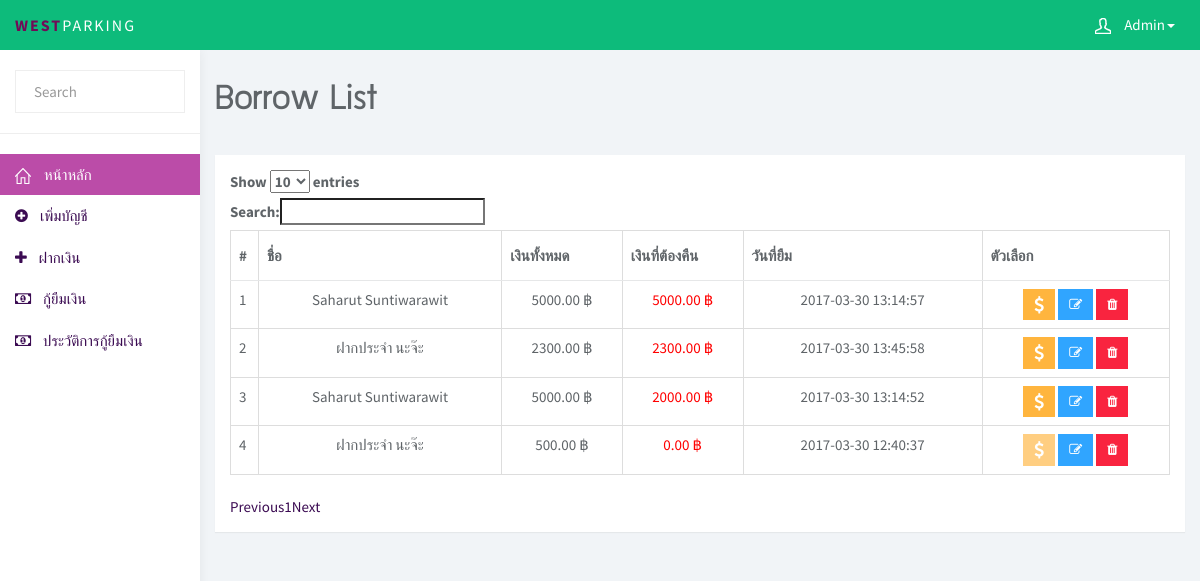
The app's page /borrowList.php (signed in) with its own data.
### tables this page shows
CREATE TABLE `BorrowHistories` (
  `ID` int(11) NOT NULL,
  `Total` decimal(10,2) NOT NULL,
  `MoneyRefund` decimal(10,2) NOT NULL,
  `Date` datetime NOT NULL,
  `UserID` int(11) NOT NULL
);

CREATE TABLE `Users` (
  `ID` int(11) NOT NULL,
  `UserName` varchar(60) NOT NULL,
  `Password` varchar(30) NOT NULL,
  `FirstName` varchar(255) NOT NULL,
  `LastName` varchar(255) NOT NULL,
  `Money` decimal(15,2) NOT NULL,
  `CreateDate` datetime NOT NULL,
  `Type` varchar(10) NOT NULL,
  `AccountTypeID` int(11) NOT NULL
);

### borrowList.php (the view, shortened to what this page needs)
<?php
  require "header.php";
  require "menu.php";
  require("config/connection.php");
  if($_SESSION["Type"]=="Admin"){
?>
<div class="col-sm-9 col-sm-offset-3 col-lg-10 col-lg-offset-2 main">
  <div class="row">
    <div class="col-lg-12">
      <h1 class="page-header">Borrow List</h1>
    </div>
  </div>
  <div class="row">
    <div class="col-md-12">
      <div class="panel panel-default">
            <div class="panel-body">
              <table class="table table-bordered table-hover" id="table1">
                <thead>
                  <tr>
                    <th>#</th>
                    <th>ชื่อ</th>
                    <th>เงินทั้งหมด</th>
                    <th>เงินที่ต้องคืน</th>
                    <th>วันที่ยืม</th>
                    <th>ตัวเลือก</th>
                  </tr>
                </thead>
                <tbody>
                  <?php
                    $sql = "SELECT *, `BorrowHistories`.`ID` AS `BorrowID` FROM `BorrowHistories`,`Users` WHERE `BorrowHistories`.`UserID` = `Users`.`ID` ORDER BY `BorrowHistories`.`MoneyRefund` DESC";
                    $result = $conn->query($sql);
                    $i=1;
                    if($result->num_rows > 0) {
                      while($row = $result->fetch_assoc()){
                  ?>
                        <tr>
                          <td><?= $i ?></td>
                          <td align="center"><?= $row["FirstName"] ." ". $row["LastName"] ?></td>
                          <td align="center"><?= $row["Total"] ?> ฿</td>
                          <td align="center" style="color: red">
                            <?php if($row["MoneyRefund"]<=0){ ?>
                              0.00 ฿
                            <?php
                              }else{
                                echo $row["MoneyRefund"]." ฿";
                            ?>
                            <?php } ?>
                          </td>
                          <td align="center"><?= $row["Date"] ?></td>
                          <td align="center">
                            <?php
                              if($row["MoneyRefund"]<=0){
                            ?>
                                <a href="#" class="btn btn-warning btn-sm" onclick="alert('คืนเงินครบแล้ว');" disabled><i class="fa fa-usd fa-lg" aria-hidden="true"></i></a>
                            <?php
                              }else{
                            ?>
                                <a href="refund.php?id=<?= $row["BorrowID"] ?>&refund=<?= $row["MoneyRefund"] ?>" class="btn btn-warning btn-sm"><i class="fa fa-usd fa-lg" aria-hidden="true"></i></a>
                            <?php
                              }
                            ?>
                            <a href="editBorrow.php?id=<?= $row["BorrowID"] ?>" class="btn btn-primary btn-sm"><i class="fa fa-pencil-square-o" aria-hidden="true"></i></a>
                            <a href="query/deleteBorrowRefund.php?id=<?= $row["BorrowID"] ?>" class="btn btn-danger btn-sm" onClick="return confirm('Do you want to delete?');"><i class="fa fa-trash" aria-hidden="true"></i></a>
                          </td>
                        </tr>
                  <?php
                        $i++;
                      }
                    }
                  ?>
                </tbody>
          </table>
        </div>
      </div>
    </div>
  </div>
</div>
<?php
  }
?>
</body>
</html>

### header.php (shortened to what this page needs)
<!DOCTYPE html>
<html>
<head>
	<link rel="stylesheet" type="text/css" href="assets/css/bootstrap.min.css" rel="stylesheet">
	<link rel="stylesheet" type="text/css" href="assets/css/datepicker3.css" rel="stylesheet">
	<link rel="stylesheet" type="text/css" href="assets/css/styles.css" rel="stylesheet">
	<link rel="stylesheet" type="text/css" href="assets/css/main.css">
	<link rel="stylesheet" type="text/css" href="assets/vandor/font-awesome/css/font-awesome.min.css">
</head>

### menu.php (shortened to what this page needs)
<nav class="navbar navbar-inverse navbar-fixed-top" role="navigation">
	<div class="container-fluid" style="background-color: #0dbb7b;">
		<div class="navbar-header" style="background-color: #0dbb7b;">
			<a class="navbar-brand" href="index.php"><span style="color: #720b57;"><b>West</b></span>Parking</a>
			<ul class="user-menu">
				<li class="dropdown pull-right">
					<?php
						if(isset($_SESSION["Type"])){
					?>
							<a class="dropdown-toggle" data-toggle="dropdown"><svg class="glyph stroked male-user"><use xlink:href="#stroked-male-user"></use></svg> <?= $_SESSION["FirstName"]?><span class="caret"></span></a>
					<?php
						}else {
					?>
							<a href="login.php"><svg class="glyph stroked male-user"><use xlink:href="#stroked-male-user"></use></svg> Login</a>
					<?php
						}
					?>
				</li>
			</ul>
		</div>
	</div>
</nav>
<div id="sidebar-collapse" class="col-sm-3 col-lg-2 sidebar">
	<form role="search">
		<div class="form-group">
			<input type="text" class="form-control" placeholder="Search">
		</div>
	</form>
	<ul class="nav menu">
		<li class="active"><a href="index.php"><svg class="glyph stroked home"><use xlink:href="#stroked-home"/></svg>  หน้าหลัก</a></li>
		<?php
			if(!empty($_SESSION["Type"])){
				if($_SESSION["Type"] == "Admin"){
		?>
					<li><a href="addUser.php"><i class="fa fa-plus-circle" aria-hidden="true"></i> &nbsp;&nbsp; เพิ่มบัญชี</a></li>
					<li><a href="deposit.php"><i class="fa fa-plus" aria-hidden="true"></i> &nbsp;&nbsp; ฝากเงิน</a></li>
					<li><a href="borrow.php"><i class="fa fa-money" aria-hidden="true"></i> &nbsp;&nbsp; กู้ยืมเงิน</a></li>
					<li><a href="borrowList.php"><i class="fa fa-money" aria-hidden="true"></i> &nbsp;&nbsp; ประวัติการกู้ยืมเงิน</a></li>
		<?php
				}else if($_SESSION["Type"] == "User"){
		?>
					<?php
						if($_SESSION["AccountTypeID"]==1){
					?>
							<li><a href="Withdrawal.php"><i class="fa fa-plus" aria-hidden="true"></i> &nbsp;&nbsp; ถอนเงิน</a></li>
					<?php
						}
					?>
					<li><a href="historyList.php"><i class="fa fa-list" aria-hidden="true"></i> &nbsp;&nbsp; ดูประวัติ</a></li>
		<?php
				}
			}
		?>
	</ul>
</div>

### assets/css/styles.css (style rules this page uses)
a, a:hover, a:focus { color: #3b0b52; }
h1, h2, h3, h4, h5, h6 { color: #5f6468; }
h1 { font-weight: 300; font-size: 40px; }
.form-control { border: 1px solid #eee; box-shadow: none; }
.navbar-header .navbar-brand { color: #fff; font-size: 16px; text-transform: uppercase; font-weight: 500; letter-spacing: 2px; }
.navbar-header .navbar-brand span { color: #2f0225; }
.btn-primary, .btn-primary:hover, .btn-primary:focus, .btn-primary:active, .btn-primary.active, .open > .dropdown-toggle.btn-primary, .btn-primary.disabled, .btn-primary[disabled], fieldset[disabled] .btn-primary, .btn-primary.disabled:hover, .btn-primary[disabled]:hover, fieldset[disabled] .btn-primary:hover, .btn-primary.disabled:focus, .btn-primary[disabled]:focus, fieldset[disabled] .btn-primary:focus, .btn-primary.disabled:active, .btn-primary[disabled]:active, fieldset[disabled] .btn-primary:active, .btn-primary.disabled.active, .btn-primary[disabled].active, fieldset[disabled] .btn-primary.active { background-color: #30a5ff; border-color: #30a5ff; }
.btn-warning, .btn-warning:hover, .btn-warning:focus, .btn-warning:active, .btn-warning.active, .open > .dropdown-toggle.btn-warning, .btn-warning.disabled, .btn-warning[disabled], fieldset[disabled] .btn-warning, .btn-warning.disabled:hover, .btn-warning[disabled]:hover, fieldset[disabled] .btn-warning:hover, .btn-warning.disabled:focus, .btn-warning[disabled]:focus, fieldset[disabled] .btn-warning:focus, .btn-warning.disabled:active, .btn-warning[disabled]:active, fieldset[disabled] .btn-warning:active, .btn-warning.disabled.active, .btn-warning[disabled].active, fieldset[disabled] .btn-warning.active { background-color: #ffb53e; border-color: #ffb53e; }
.btn-danger, .btn-danger:hover, .btn-danger:focus, .btn-danger:active, .btn-danger.active, .open > .dropdown-toggle.btn-danger, .btn-danger.disabled, .btn-danger[disabled], fieldset[disabled] .btn-danger, .btn-danger.disabled:hover, .btn-danger[disabled]:hover, fieldset[disabled] .btn-danger:hover, .btn-danger.disabled:focus, .btn-danger[disabled]:focus, fieldset[disabled] .btn-danger:focus, .btn-danger.disabled:active, .btn-danger[disabled]:active, fieldset[disabled] .btn-danger:active, .btn-danger.disabled.active, .btn-danger[disabled].active, fieldset[disabled] .btn-danger.active { background-color: #f9243f; border-color: #f9243f; }
.panel { border: 0; }
.navbar { border: 0; }
.user-menu { display: inline-block; margin-top: 14px; margin-right: 10px; float: right; list-style: none; padding: 0; }
.user-menu a { color: #fff; }
.sidebar { display: block; background-color: #fff; padding: 0; display: none; }
.sidebar form { padding: 20px 15px 5px 15px; border-bottom: 1px solid #eee; margin-bottom: 20px; }
@media (min-width: 768px) { .sidebar { display: block; position: fixed; top: 50px; bottom: 0; left: 0; z-index: 1000; display: block; margin: 0; padding: 0; overflow-x: hidden; overflow-y: auto; background-color: #fff; box-shadow: 1px 0px 10px rgba(0, 0, 0, .05); } }
@media (min-width: 768px) { .navbar-header { width: 100%; } }
.sidebar ul.nav .active a, .sidebar ul.nav li.parent a.active, .sidebar ul.nav .active > a:hover, .sidebar ul.nav li.parent a.active:hover, .sidebar ul.nav .active > a:focus, .sidebar ul.nav li.parent a.active:focus { color: #fff; background-color: #bb4ca8; }
h1.page-header { margin-top: 30px; border-bottom: 0; }
.table { background: #fff; }
.table>thead>tr>th { border-bottom: 1px solid #e6e7e8; vertical-align: middle; height: 50px; }
.sidebar .glyph, .user-menu .glyph { height: 16px; width: 16px; margin: 0 10px 0 0; stroke-width: 3px; }
.user-menu .glyph { stroke-width: 4px; }

### assets/css/main.css (style rules this page uses)
h1, h2, h3, h4, h5, h6, .h1, .h2, .h3, .h4, .h5, .h6 { font-family: "font-supermarket", Georgia, Serif !important; }
.navbar-inverse { background-color: #54215a; border-color: #8c71a0; }
.panel { border: 0; }

### records on screen
borrowhistories: UserID.FirstName "Saharut", UserID.LastName "Suntiwarawit", Total "5000.00", MoneyRefund "5000.00", Date "2017-03-30 13:14:57"
borrowhistories: UserID.FirstName "ฝากประจำ", UserID.LastName "นะจ๊ะ", Total "2300.00", MoneyRefund "2300.00", Date "2017-03-30 13:45:58"
borrowhistories: UserID.FirstName "Saharut", UserID.LastName "Suntiwarawit", Total "5000.00", MoneyRefund "2000.00", Date "2017-03-30 13:14:52"
borrowhistories: UserID.FirstName "ฝากประจำ", UserID.LastName "นะจ๊ะ", Total "500.00", MoneyRefund "0.00 ฿", Date "2017-03-30 12:40:37"

### other values on screen
$_SESSION["FirstName"] "Admin"
